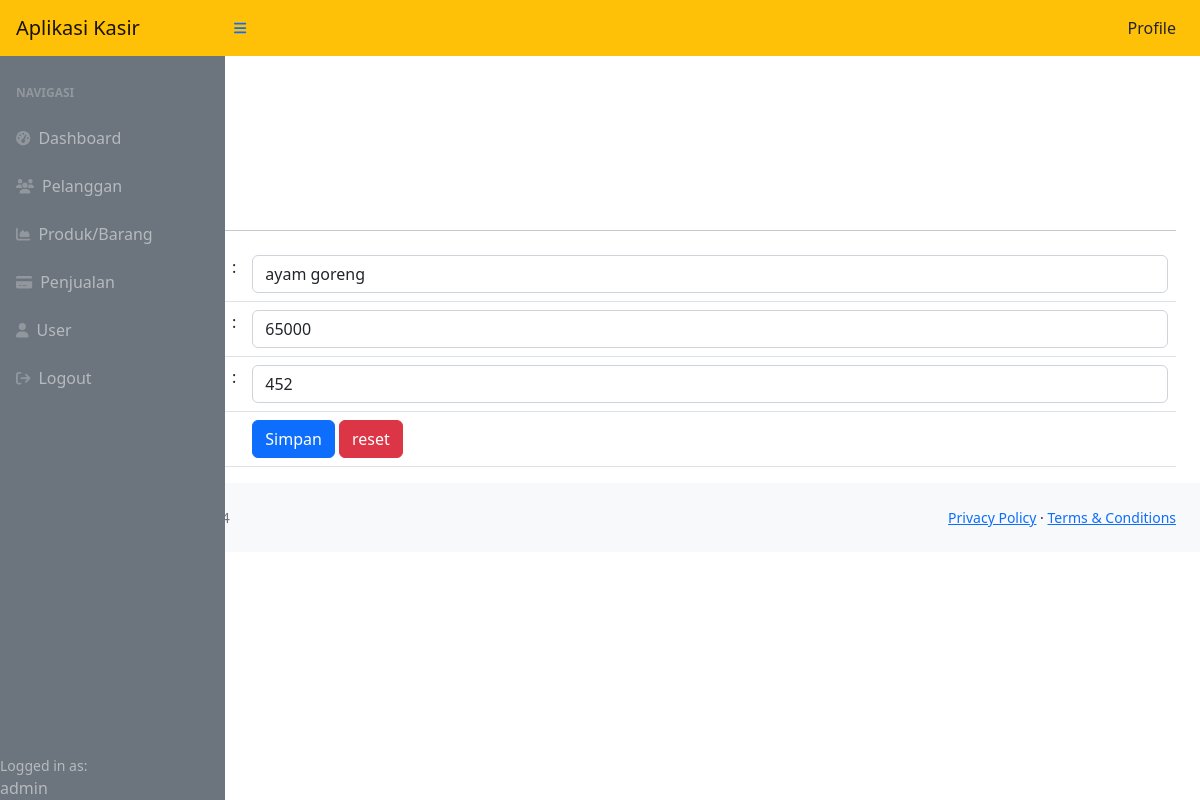
The app's page /aplikasi_kasir/index.php?page=produk_ubah&&id=8 (signed in) with its own data.
### tables this page shows
CREATE TABLE `produk` (
  `id_produk` int(11) NOT NULL,
  `nama_produk` varchar(255) DEFAULT NULL,
  `harga` int(20) DEFAULT NULL,
  `stok` int(20) DEFAULT NULL
);

### aplikasi_kasir/produk_ubah.php (the view, shortened to what this page needs)
<?php
$id = $_GET['id'];
$query = mysqli_query($koneksi, "SELECT*FROM produk WHERE id_produk=$id");
$data = mysqli_fetch_array($query);
?>
<br><br>
<div class="container-fluid px-4">
    <h1 class="mt-4">Produk</h1>
    <ol class="breadcrumb mb-4">
        <li class="breadcrumb-item active">Produk</li>
    </ol>
    <a href="?page=produk" class="btn btn-primary">Kembali</a>
    <hr>
    <form method="post">
        <table class="table table-border">
            <tr>
                <td width="200">Nama Produk</td>
                <td width="1">:</td>
                <td><input class="form-control" value="<?php echo $data['nama_produk']; ?>" type="text"
                        name="nama_produk"></td>
            </tr>
            <tr>
                <td>Harga</td>
                <td>:</td>
                <td><input class="form-control" type="number" value="<?php echo $data['harga']; ?>" step="0"
                        name="harga"></td>
            </tr>
            <tr>
                <td>Stock</td>
                <td>:</td>
                <td><input class="form-control" type="number" step="0" value="<?php echo $data['stok']; ?>" name="stok">
                </td>
            </tr>
            <tr>
                <td></td>
                <td>
                    <button type="submit" class="btn btn-primary">Simpan</button>
                    <button type="reset" class="btn btn-danger">reset</button>
                </td>
            </tr>
        </table>
    </form>
</div>

### records on screen
produk: nama_produk "ayam goreng", harga "65000", stok "452"

### other values on screen
$_SESSION['user']['level'] "admin"
